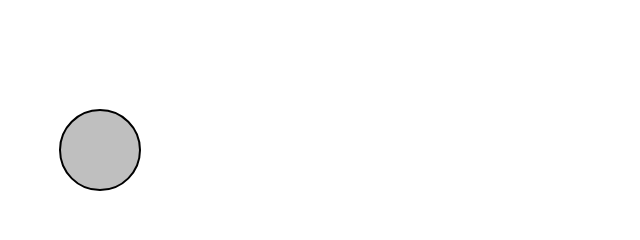
Frame 1 (no input)
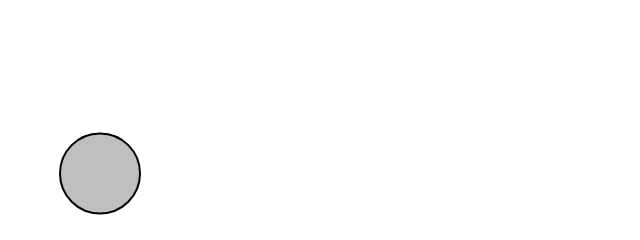
Frame 60 (no input)
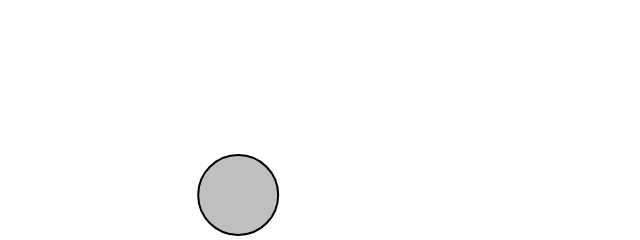
Frame 120 (the mouse pressed at the canvas centre since frame 60)

The p5.js sketch that drew these frames (run headless with seeded random() and noise() and a simulated clock; from frame 60 on, the mouse is pressed at the canvas centre):

// p5.js sketch
// ── sketch.js

let Normal = 1;
let start = null;
function setup() {

    createCanvas(640, 240);
    background(255);
    p = new Mover(100, 150, 2.5);
    se = new Mover(130, 130, 5);
    createP("Click mouse to apply wind force.");
}

function easy(p, gravity) {
    let g = p5.Vector.mult(gravity, p.mass);
    p.applyForce(g);
    //  p.fieldForce();
    if (mouseIsPressed) {
        p.mouseForce();
    }

    if (p.contactEdge()) {
        p.frictionForce(1);
    }
    p.update();
    p.show();
    p.checkEdges();

}

function mousePressed(){
    start=createVector(mouseX,mouseY);

}

function mouseReleased(){
    end=createVector(mouseX,mouseY);
    toss=p5.Vector.sub(end,start);
    toss.mult(0.05);

    p.velocity.add(toss);
}

function draw() {
    background(255);
    let gravity = createVector(0, 0.1);

    let g = p5.Vector.mult(gravity, p.mass);
    p.applyForce(g);
    //  p.fieldForce();
    if (mouseIsPressed) {
        p.mouseForce();
    }

    if (p.contactEdge()) {
        p.frictionForce(1);
    }
    p.update();
    p.show();
    p.checkEdges();


   // easy(m, gravity);
    //   easy(se, gravity);


}

// ── mover.js
class Mover {
    constructor(x, y, m) {
        this.mass = m;
        this.position = createVector(x, y);
        this.velocity = createVector(0, 0);
        this.acceleration = createVector(0, 0);
        this.topspeed = m + 10
        this.radius = m * 16;
        this.mu = m * 3
    }

    applyForce(force) {
        let f = p5.Vector.div(force, this.mass);
        this.acceleration.add(f);

    }

    mouseForce() {
        let wind = createVector(mouseX - this.position.x, mouseY - this.position.y);
        wind.normalize();
        wind.mult(0.2);
        this.applyForce(wind);
    }

    toss(){
        function mousePressed(){
            let start=createVector(mouseX,mouseY);

        }

        function mouseReleased(){
            let end=createVector(mouseX,mouseY);
            let toss=p5.Vector.sub(end,start);
            toss.mult(0.1);
        }
    }

    frictionForce(N) {
        let friction = this.velocity.copy();
        friction.normalize();
        friction.mult(-1);
        //we have the dirn of friction now, find its mag.

        //f=mu*N(for this case N=1)
        friction.mult(this.mu * N)

        this.applyForce(friction);
    }


    fieldForce() {
        let rightD = width - (this.position.x + this.radius);
        let leftD = this.position.x - this.radius;

        let topD = this.position.y - this.radius;
        let bottomD = height - (this.position.y + this.radius);


        let rightField = createVector(-1 / rightD, 0);
        let leftField = createVector(1 / leftD, 0);

        let topField = createVector(0, 1 / topD);
        let bottomField = createVector(0, -1 / bottomD);

        this.applyForce(rightField);
        this.applyForce(leftField);

        this.applyForce(topField);
        this.applyForce(bottomField);
    }

    update() {
        this.velocity.add(this.acceleration);
        this.velocity.limit(this.topspeed);
        this.position.add(this.velocity);
        this.acceleration.mult(0)

    }

    show() {
        stroke(0);
        strokeWeight(2);
        fill(127, 127);
        circle(this.position.x, this.position.y, 2 * this.radius);
    }

    checkEdges() {

        let bounce = -0.75;
        if (this.position.x + this.radius > width) {
            this.position.x = width - this.radius;
            this.velocity.x *= bounce;

        }
        else if (this.position.x - this.radius < 0) {
            this.position.x = 0 + this.radius;
            this.velocity.x *= bounce;

        }


        if (this.position.y + this.radius > height) {
            this.position.y = height - this.radius;
            this.velocity.y *= bounce;

        }
        else if (this.position.y - this.radius < 0) {
            this.position.y = 0 + this.radius;
            this.velocity.y *= bounce;

        }
    }


    contactEdge() {
        return (this.position.y > height - this.radius );
    }
}
